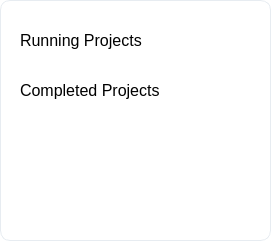
  <widget class="QFrame" name="frame_stats">
   <property name="geometry">
    <rect>
     <x>30</x>
     <y>530</y>
     <width>271</width>
     <height>241</height>
    </rect>
   </property>
   <property name="styleSheet">
    <string notr="true">background: white;
border-radius: 10px;
border: 1px solid #e7ecf1;</string>
   </property>
   <property name="frameShape">
    <enum>QFrame::StyledPanel</enum>
   </property>
   <property name="frameShadow">
    <enum>QFrame::Raised</enum>
   </property>
   <widget class="QLabel" name="label_rpro">
    <property name="geometry">
     <rect>
      <x>20</x>
      <y>20</y>
      <width>231</width>
      <height>41</height>
     </rect>
    </property>
    <property name="font">
     <font>
      <pointsize>12</pointsize>
     </font>
    </property>
    <property name="styleSheet">
     <string notr="true">border:none;</string>
    </property>
    <property name="text">
     <string>Running Projects</string>
    </property>
   </widget>
   <widget class="QLabel" name="label_cpro">
    <property name="geometry">
     <rect>
      <x>20</x>
      <y>70</y>
      <width>231</width>
      <height>41</height>
     </rect>
    </property>
    <property name="font">
     <font>
      <pointsize>12</pointsize>
     </font>
    </property>
    <property name="styleSheet">
     <string notr="true">border:none;</string>
    </property>
    <property name="text">
     <string>Completed Projects</string>
    </property>
   </widget>
   <widget class="QLabel" name="label_join">
    <property name="geometry">
     <rect>
      <x>10</x>
      <y>160</y>
      <width>251</width>
      <height>41</height>
     </rect>
    </property>
    <property name="font">
     <font>
      <pointsize>12</pointsize>
     </font>
    </property>
    <property name="styleSheet">
     <string notr="true">border:none;
background:none;</string>
    </property>
    <property name="text">
     <string/>
    </property>
    <property name="alignment">
     <set>Qt::AlignCenter</set>
    </property>
   </widget>
  </widget>
